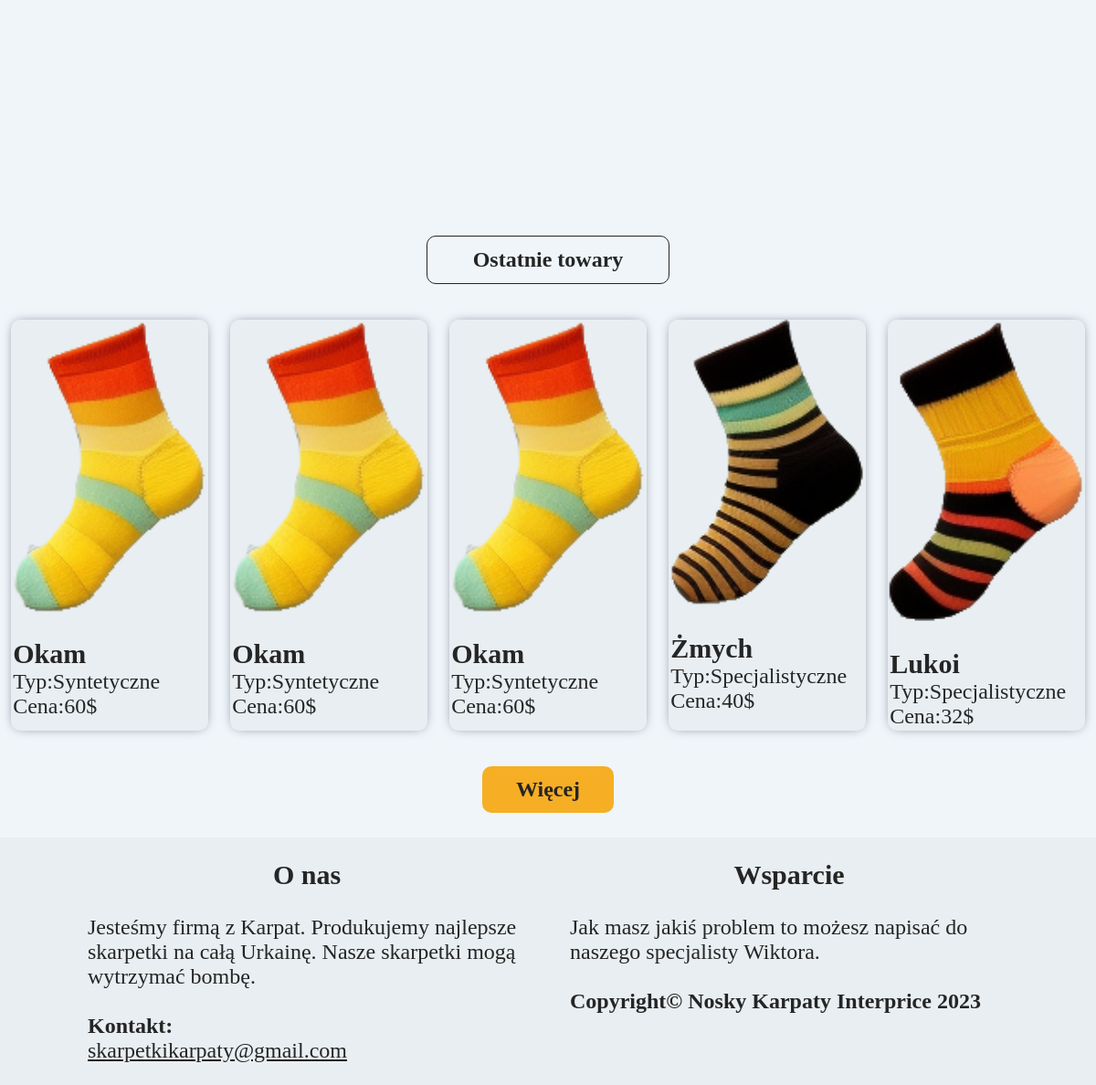
Before: / (lower part) with the older database file.
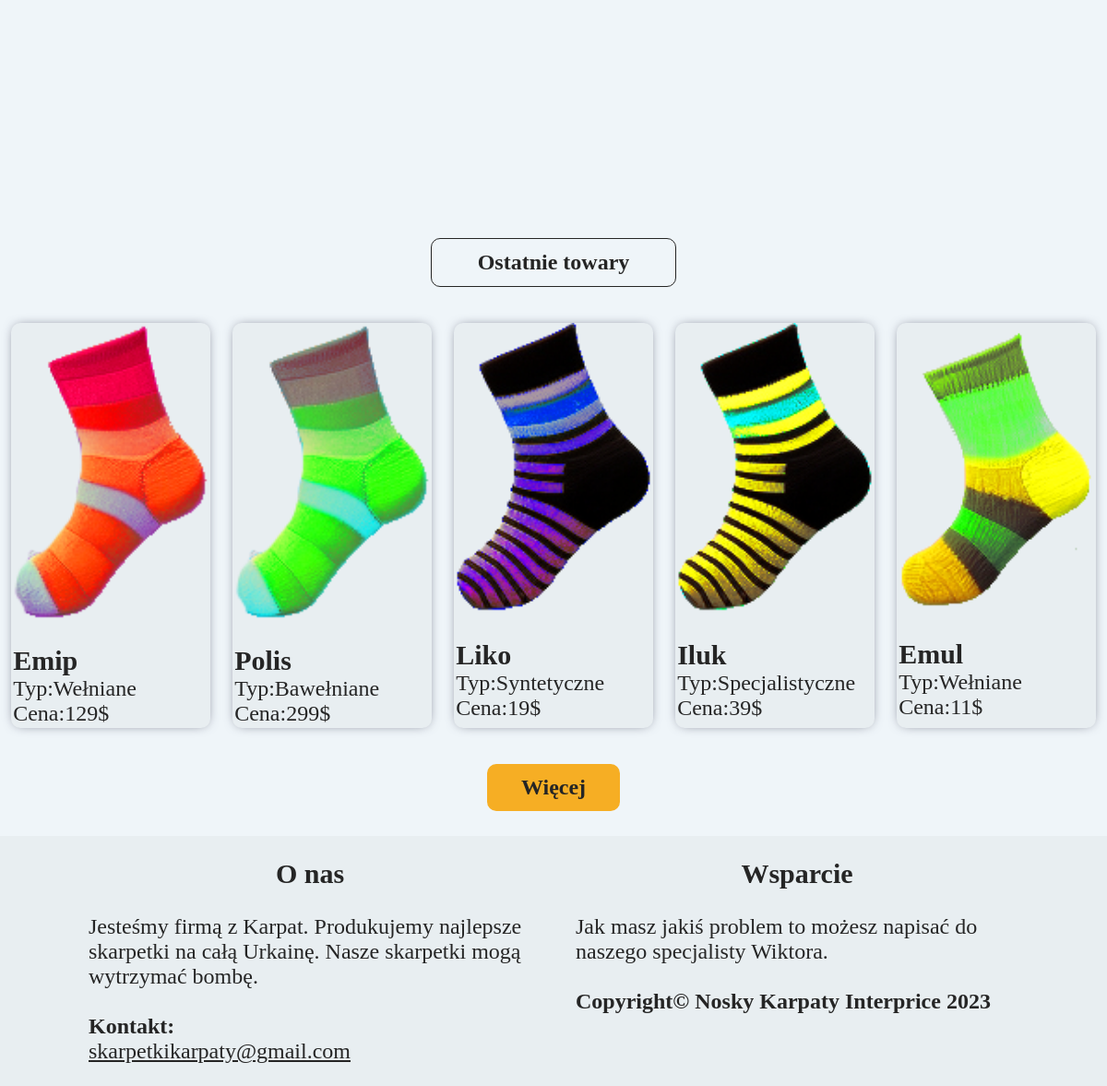
After: the same page with the newer database file.
### tables this page shows
CREATE TABLE `noski` (
  `id` int(11) NOT NULL AUTO_INCREMENT,
  `nazwa` text NOT NULL,
  `typ` int(11) NOT NULL,
  `cena` int(11) NOT NULL,
  `foto` varchar(255) NOT NULL,
  PRIMARY KEY (`id`),
  KEY `tym` (`typ`),
  CONSTRAINT `noski_ibfk_1` FOREIGN KEY (`typ`) REFERENCES `typy` (`id`)
);

CREATE TABLE `typy` (
  `id` int(11) NOT NULL AUTO_INCREMENT,
  `typ` enum('Wełniane','Bawełniane','Syntetyczne','Specjalistyczne') NOT NULL,
  `opis` varchar(20000) NOT NULL,
  PRIMARY KEY (`id`),
  UNIQUE KEY `inf2` (`opis`) USING HASH
);

### index.php (the view, shortened to what this page needs)
<?php
	require_once"connect.php";
	$com = "SELECT noski.id, noski.nazwa, noski.cena, noski.foto, typy.typ, typy.opis FROM noski, typy WHERE noski.typ = typy.typ ORDER BY noski.id DESC LIMIT 5; ";
	$casd = mysqli_query($conn, $com);
?>
<!DOCTYPE html>
<html lang="pl-PL">
<head>
	<link rel="stylesheet" href="style.css">
</head>
<body>
	<br>
	<article id="witr">
		<section>
			<div>
			</div>
		</section>
	</article>
	<br>
	<h1 class="nag"><p>Ostatnie towary</p></h1>
	<br>
	<article id="towar">
		<?php
		while ($row = mysqli_fetch_assoc($casd)) {
			echo
			"
			<a class='to' href='insert.php?id=".$row['id']."'>
				<div class='tow'>
					<img src='".$row['foto']."'>
					<div>
						<h1 style='font-size: 30px;'>".$row['nazwa']."</h1>
						<p>Typ:".$row['typ']."</p>
						<p>Cena:".$row['cena']."$</p>
					</div>
				</div>
			</a>
			"
			;
		}
		?>
	</article>
	<br>
	<h1 class="nag"><a href="alltow.php?page=1">Więcej</a></h1>
	<br>
	<footer id="stop">
		<div class="fot1">
			<h1>O nas</h1>
			<br>
			<p>Jesteśmy firmą z Karpat. Produkujemy najlepsze skarpetki na całą Urkainę. Nasze skarpetki mogą wytrzymać bombę.</p>
			<br>
			<h2>Kontakt:</h2><a href="#">skarpetkikarpaty@gmail.com</a>
		</div>
		<div class="fot2">
			<h1>Wsparcie</h1>
			<br>
			<p>Jak masz jakiś problem to możesz napisać do naszego specjalisty Wiktora.</p>
			<br>
			<h2>Copyright&copy Nosky Karpaty Interprice 2023</h2>
		</div>
	</footer>
</body>
</html>

Changed rows visible on the page:
no longer on this page (row edited): noski: foto (picture), nazwa "Okam", typ.typ "Syntetyczne", cena "60"
no longer on this page (row edited): noski: foto (picture), nazwa "Okam", typ.typ "Syntetyczne", cena "60"
no longer on this page (row unchanged): noski: foto (picture), nazwa "Okam", typ.typ "Syntetyczne", cena "60"
no longer on this page (row unchanged): noski: foto (picture), nazwa "Żmych", typ.typ "Specjalistyczne", cena "40"
no longer on this page (row unchanged): noski: foto (picture), nazwa "Lukoi", typ.typ "Specjalistyczne", cena "32"
added noski: foto (picture), nazwa "Emip", typ.typ "Wełniane", cena "129"
added noski: foto (picture), nazwa "Polis", typ.typ "Bawełniane", cena "299"
added noski: foto (picture), nazwa "Liko", typ.typ "Syntetyczne", cena "19"
added noski: foto (picture), nazwa "Iluk", typ.typ "Specjalistyczne", cena "39"
added noski: foto (picture), nazwa "Emul", typ.typ "Wełniane", cena "11"
